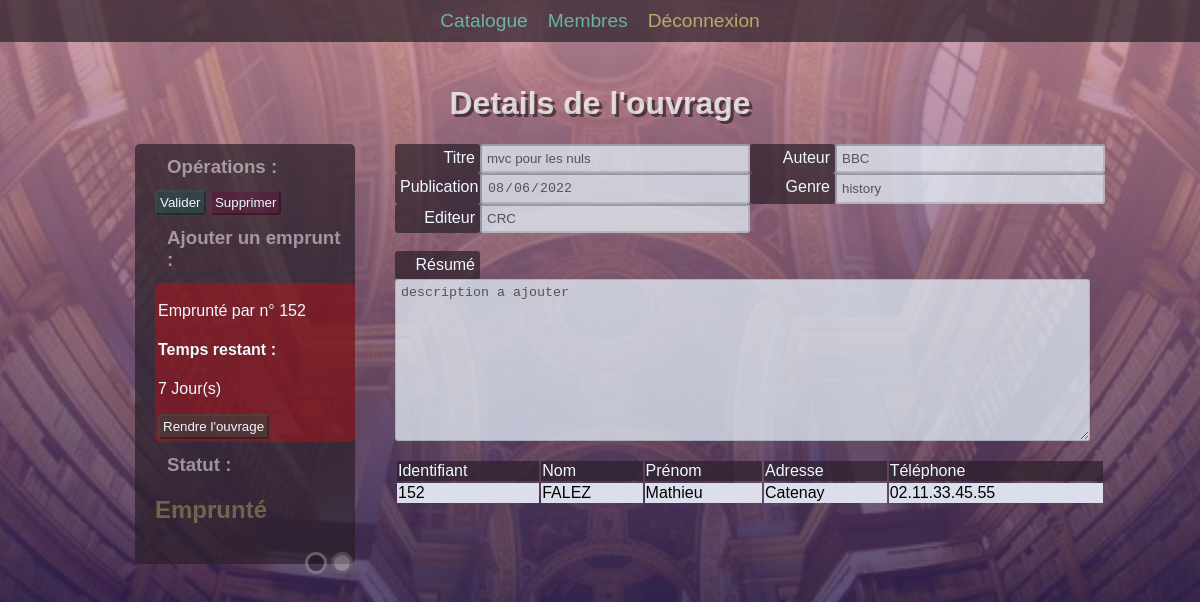
The page /index.php?action=fiche&id=210007 (signed in) on the database its author committed.
### tables this page shows
CREATE TABLE `customer` (
  `id_customer` int NOT NULL,
  `first_name` varchar(100) NOT NULL,
  `last_name` varchar(100) NOT NULL,
  `email` varchar(100) NOT NULL,
  `address` varchar(100) DEFAULT NULL,
  `phone` varchar(100) DEFAULT NULL
);

CREATE TABLE `books` (
  `id` int NOT NULL,
  `Title` varchar(54) DEFAULT NULL,
  `published_date` date DEFAULT NULL,
  `available` tinyint(1) NOT NULL,
  `description` text NOT NULL,
  `id_category` int DEFAULT NULL,
  `id_author` int DEFAULT NULL,
  `id_publisher` int DEFAULT NULL
);

CREATE TABLE `author` (
  `id_author` int NOT NULL,
  `author` varchar(100) NOT NULL
);

CREATE TABLE `category` (
  `id_category` int NOT NULL,
  `name` varchar(100) NOT NULL
);

CREATE TABLE `publisher` (
  `id_publisher` int NOT NULL,
  `name` varchar(100) NOT NULL
);

### src/controllers/Fiche.php (called while the page is built, shortened)
<?php
require_once("../src/models/Book.php");
require_once("../src/models/Customer.php");
require_once("../src/models/Loan.php");
class Fiche{
    public function displayficheBook(){
        $bookId = $_GET['id'];
        $Book = new Book();
        $Customer = new Customer();
        $Loan = new Loan();
        $book = $Book->findBookById($bookId);
        $customers = $Customer->findCustomers();
        $loans = $Loan->findLoansByBookId($bookId);
        $currentCustomer = $Loan->findCurrentCustomer($bookId);
        if ($book['available'] == 1) {
            $remainingTime = $Loan->remainingLoanTime($bookId, $currentCustomer['id_customer']);
        }
        require("../templates/fiche_livre.php");
    }
}

### src/models/Book.php (called while the page is built, shortened)
<?php
class Book
{
    public function findBookById($id){
        require('../src/pdo/PDO.php');
        $bookDB = $db -> prepare("SELECT b.id as id,b.Title as Title,b.published_date as p_date,b.available as available,b.description as description,c.name as category,a.author as author,p.name as publisher FROM books b LEFT JOIN category c ON b.id_category = c.id_category LEFT JOIN author a ON b.id_author = a.id_author LEFT JOIN publisher p ON b.id_publisher = p.id_publisher WHERE id = :id");
        $bookDB -> execute(['id' => $id]);
        $book = $bookDB -> fetch();
        return $book;
    }
}

### src/models/loan.php (called while the page is built, shortened)
<?php
class Loan
{
    public function findLoansByBookId($bookId){
        require('../src/pdo/PDO.php');
        $loansDB = $db -> prepare("SELECT c.id_customer, c.first_name, c.last_name, c.email, c.address, c.phone  FROM loans l INNER JOIN books b ON l.id_book = b.id INNER JOIN customer c ON l.id_customer = c.id_customer  WHERE id = :id ORDER BY l.id_loan DESC");
        $loansDB -> execute(['id' => $bookId]);
        $loans = $loansDB -> fetchAll();
        return $loans;
    }
    public function findCurrentCustomer($bookId){
        require('../src/pdo/PDO.php');
        $loansDB = $db -> prepare("SELECT c.id_customer, c.first_name, c.last_name  FROM loans l INNER JOIN books b ON l.id_book = b.id INNER JOIN customer c ON l.id_customer = c.id_customer  WHERE id = :id AND b.available = 1 ORDER BY l.id_loan DESC");
        $loansDB -> execute(['id' => $bookId]);
        $customer = $loansDB -> fetch();
        return $customer;
    }
    public function remainingLoanTime($bookId, $customerId){
        require('../src/pdo/PDO.php');
        $loansDB = $db -> prepare("SELECT l.loan_date as dateB, l.end_date as dateF FROM loans l INNER JOIN books b ON l.id_book = b.id INNER JOIN customer c ON l.id_customer = c.id_customer WHERE b.id = :id AND c.id_customer = :id_customer ORDER BY l.id_loan DESC;");
        $loansDB -> execute([
            'id' => $bookId,
            'id_customer' => $customerId
        ]);
        $loanDate = $loansDB -> fetch();
        $dateB = new DateTime($loanDate['dateB']);
        $dateF = new DateTime($loanDate['dateF']);
        $diff = $dateB->diff($dateF)->format("%r%a");
        return $diff;
    }
}

### src/models/customer.php (called while the page is built, shortened)
<?php
class Customer
{
    public function findCustomers()
    {
        require('../src/pdo/PDO.php');
        $customersDB = $db->prepare("SELECT id_customer, first_name, last_name, email, address, phone FROM customer");
        $customersDB->execute();
        $customers = $customersDB->fetchAll();
        return $customers;
    }
}

### templates/fiche_livre.php (the view, shortened to what this page needs)
<h1>Details de l'ouvrage</h1>
<div class="pageContainer">
    <div class="filters">
        <div class="search">
            <h3>Opérations :</h3>
            <a href="./catalogue.html"><button class="btnAjouter">Valider</button></a>
            <a href="./catalogue.html"><button class="btnSupprimer">Supprimer</button></a>
            <h3>Ajouter un emprunt :</h3>
            <?php if ($book['available'] == 1) : ?>
            <div class="selectStatusE">
                <p>Emprunté par n° <?= $currentCustomer['id_customer'] ?></p>
                <h4>Temps restant :</h4>
                <p><?= $remainingTime ?> Jour(s)</p>
                <a href="../index.php?action=returnLoan&id=<?= $book['id'] ?>"><button class="btnAjouter">Rendre
                        l'ouvrage</button></a>
            </div>
            <?php endif ?>
            <h3>Statut :</h3>
            <?php if ($book['available'] == 0) : ?>
            <h2>Disponible</h2>
            <?php else : ?>
            <h2>Emprunté</h2>
            <?php endif ?>
            <div class="themeSelector">
                <div id="theme1"> </div>
                <div id="theme2"> </div>
            </div>
        </div>
    </div>
    <div class="DetailContainer">
        <div class="my2div">
            <label for="InputTitre" class="labelOuvrage">Titre</label>
            <input type="text" name="InputTitre"
                value="<?= (!is_null($book['Title'])) ? $book['Title']  : "Donnée non renseigné" ?>"
                class="InputOuvrage" disabled>
            <br>
            <label for="InputAuteur" class="labelOuvrage">Auteur</label>
            <input type="text" name="InputTitre"
                value="<?= (!is_null($book['author'])) ? $book['author']  : "Donnée non renseigné" ?>"
                class="InputOuvrage" disabled>
            <br>
        </div>
        <div class="my2div">
            <label for="InputDateDePublication" class="labelOuvrage">Publication</label>
            <input type="date" name="InputDateDePublication"
                value="<?= (!is_null($book['p_date'])) ? $book['p_date']  : "Donnée non renseigné" ?>"
                class="InputOuvrage" disabled>
            <br>
            <label for="InputRésumé" class="labelOuvrage">Genre</label>
            <input type="text" name="InputTitre"
                value="<?= (!is_null($book['category'])) ? $book['category']  : "Donnée non renseigné" ?>"
                class="InputOuvrage" disabled>
        </div>
        <div class="my2div">
            <label for="InputPublisher" class="labelOuvrage">Editeur</label>
            <input type="text" name="InputPublisher"
                value="<?= (!is_null($book['publisher'])) ? $book['publisher']  : "Donnée non renseigné" ?>"
                class="InputOuvrage" disabled>
        </div>
        <br>
        <label for="InputRésumé" class="labelOuvrage">Résumé</label>
        <textarea name="InputRésumé" cols="30" rows="10" class="TextAreaOuvrage"
            disabled><?= $book['description'] ?></textarea>
        <br>
        <table class="tableEmprunteur">
            <tr class="tableThead">
                <td>Identifiant</td>
                <td>Nom</td>
                <td>Prénom</td>
                <td>Adresse</td>
                <td>Téléphone</td>
            </tr>
            <?php if (isset($loans)) : ?>
            <?php foreach ($loans as $key => $loan) : ?>
            <tr class="tableTr">
                <td class="tableTd"><?= $loan['id_customer'] ?></td>
                <td class="tableTd"><?= $loan['last_name'] ?></td>
                <td class="tableTd"><?= $loan['first_name'] ?></td>
                <td class="tableTd"><?= $loan['address'] ?></td>
                <td class="tableTd"><?= $loan['phone'] ?></td>
            </tr>
            <?php endforeach ?>
            <?php else : ?>
            <tr class="tableTr">
                <td colspan="5" class="tableTd">Cet ouvrage n'a jamais été emprunté.</td>
            </tr>
            <?php endif ?>
        </table>
    </div>
</div>
<?php require("base.php");

### public/style.css (style rules this page uses)
html { scroll-behavior: smooth; --color0: rgb(0, 0, 0); --color0b: rgb(240, 248, 255); --color0c: rgba(42, 32, 42, 0.7); --color1: hsla(169, 100%, 21%, 0.3); --color1Over: hsla(169, 100%, 21%, 0.8); --color2: hsla(328, 100%, 21%, 0.3); --color2Over: hsla(328, 100%, 21%, 0.8); --colorBg1: rgba(200, 140, 160, 0.8); --colorBg2: rgba(0, 0, 64, 0.8); --colorM1: hsla(169, 100%, 75%, 0.6); --colorM1Over: hsla(169, 100%, 75%, 0.9); --colorM2: hsla(53, 100%, 75%, 0.6); --colorM2Over: hsla(53, 100%, 75%, 0.9); }
body { padding: 0; margin: 0; display: flex; flex-flow: column; align-items: center; background-image: linear-gradient(var(--colorBg1), var(--colorBg2)), url("./img/fond_biblio.webp"); background-attachment: fixed; background-repeat: no-repeat; background-position: 50% 50%; background-size: cover; font-family: 'Gill Sans', 'Gill Sans MT', Calibri, 'Trebuchet MS', sans-serif; }
a { color: var(--colorM1); text-decoration: none; font-size: 1.0em; }
h1 { text-shadow: rgba(0, 0, 0, 0.5) 3px 3px; color: rgba(255, 255, 255, 0.75); padding-top: 64px; }
.pageContainer { width: 100%; display: flex; justify-content: center; }
.filters { width: 25%; height: 64vh; display: flex; justify-content: center; overflow: hidden; }
.search { background-color: var(--color0c); width: 200px; height: 420px; border-radius: 0.3em; padding-left: 20px; position: fixed; color: var(--color0b); }
.search h3 { color: hsla(0, 0%, 100%, 0.5); margin: 12px; }
.search h2 { color: hsla(53, 100%, 75%, 0.3); }
.themeSelector { width: 100%; padding-top: 6px; padding-right: 64px; display: flex; justify-content: flex-end; }
#theme1 { background-color: rgba(0, 0, 0, 0.3); border-color: rgba(255, 255, 255, 0.3); border-style: solid; width: 16px; height: 16px; border-radius: 50%; margin: 2px; }
#theme2 { background-color: rgba(255, 255, 255, 0.3); border-color: rgba(0, 0, 0, 0.3); border-style: solid; width: 16px; height: 16px; border-radius: 50%; margin: 2px; }
.selectStatusE { background-color: rgba(255, 0, 0, 0.3); border-radius: 0.3em; padding: 3px; border-color: rgba(0, 0, 0, 0.3); overflow: hidden; }
.btnAjouter { background-color: var(--color1); border-radius: 3px; padding: 3px; border-color: rgba(0, 0, 0, 0.3); color: var(--color0b); overflow: hidden; }
.btnSupprimer { background-color: var(--color2); border-radius: 0.3em; padding: 3px; border-color: hsla(0, 0%, 0%, 0.3); color: var(--color0b); overflow: hidden; }
.DetailContainer { display: flex; flex-flow: column; overflow: hidden; }
.labelOuvrage { background-color: var(--color0c); color: var(--color0b); width: 75px; padding: 5px; text-align: right; border-radius: 3px; }
.InputOuvrage { width: 256px; padding: 5px; background-color: hsla(210, 67%, 94%, 0.75); border-radius: 3px; }
.TextAreaOuvrage { width: 683px; padding: 5px; background-color: hsla(210, 67%, 94%, 0.75); border-radius: 3px; }
.my2div { display: flex; flex-flow: row; }
.tableThead { background-color: var(--color0c); color: var(--color0b); }
.tableTr { background-color: var(--color0b); color: var(--color0); }
.tableTd { background-color: rgba(32, 0, 64, 0.1); color: var(--color0); }

### rows shown on the page
customer: id_customer "152", last_name "FALEZ", first_name "Mathieu", address "Catenay", phone "02.11.33.45.55"
books: InputTitre "mvc pour les nuls", InputTitre "BBC", InputDateDePublication "08/06/2022", InputTitre "history", InputPublisher "CRC", InputRésumé "description a ajouter"

### other values the page prints
$remainingTime "7"
